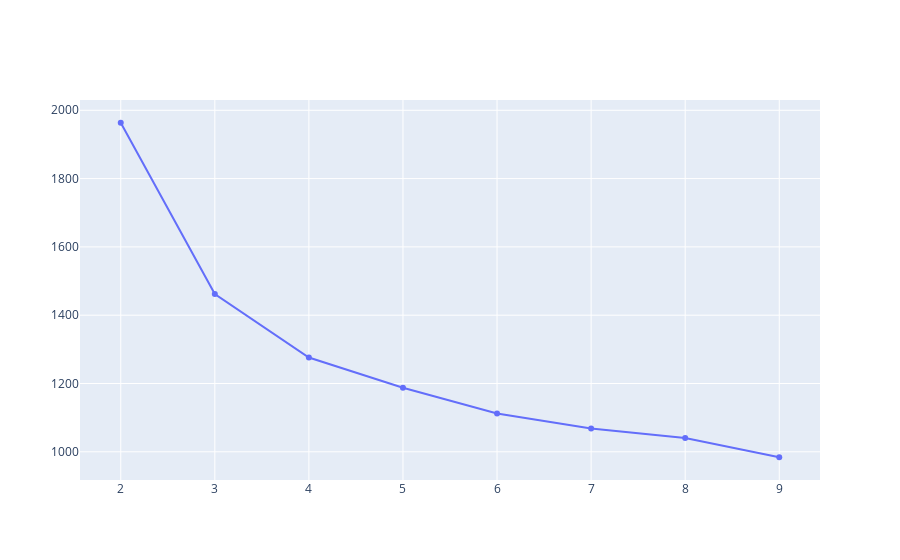

The notebook cell saved with this chart:
### Code cell
costs = []
n_clusters = []
cat_cols = [0, 1, 2, 3, 6, 7, 8, 9, 10]
for i in tqdm(range(2, 10)):
    try:
        kproto = KPrototypes(n_clusters=i, init='Huang', verbose=2)
        clusters = kproto.fit_predict(data2, categorical=cat_cols)
        costs.append(kproto.cost_)
        n_clusters.append(i)
    except:
        print(f"Can't cluster with {i} clusters")
fig = go.Figure(data=go.Scatter(x=n_clusters, y=costs))
fig.show()

### Figure 1 — Plotly figure (JSON) as saved in the notebook; plotly's stock layout.template omitted (floating-point values rounded to 4 significant figures)
{"data": [{"type": "scatter", "x": [2, 3, 4, 5, 6, 7, 8, 9], "y": [1964.0, 1462.0, 1276.0, 1187.0, 1112.0, 1068.0, 1040.0, 984.1]}], "layout": {"autosize": true, "xaxis": {"autorange": true, "range": [1.539, 9.461], "type": "linear"}, "yaxis": {"autorange": true, "range": [912.3, 2035.0], "type": "linear"}}}
